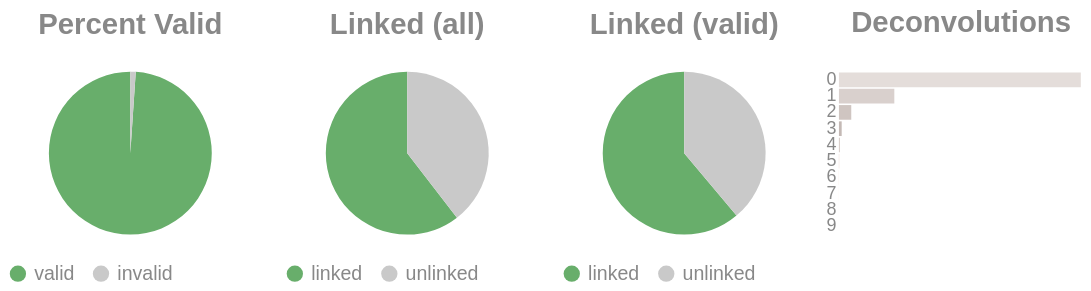

The cell this chart's notebook holds for it:
### Code cell
if SKIPLR:
    pass
else:
    clash = Counter()
    for i in valids['molecule'].to_list():
        _mol = i.split("-")
        if len(_mol) == 1:
            clash.update('0')
        else:
            clash.update(_mol[-1])

    _d = {"deconvolutions": [], 'count': []}
    for k,v in clash.items():
        _d['deconvolutions'].append(k)
        _d['count'].append(v)

    tot_valid = valids['reads'].sum()
    mask = valids['reads'] >= 2
    n_linked_reads = valids.filter(mask)['reads'].sum()
    if n_linked_reads == 0:
        print_html("No linked molecules (>=2 reads) were detected; skipping linked-only distributions.")
        SKIPLR = True
    else:
        perc_valid = round(tot_valid / n_reads, 4)
        linked_perc_abs = round(n_linked_reads / n_reads, 4)
        linked_perc = round(n_linked_reads / tot_valid, 4)

    _valid = pl.DataFrame({"valids": ['valid', 'invalid'], "count": [tot_valid, n_reads - tot_valid]})
    _linked_abs = pl.DataFrame({"linked (absolute)": ['linked', 'unlinked'], "count": [n_linked_reads, n_reads - n_linked_reads]})
    _linked_rel = pl.DataFrame({"linked (valids)": ['linked', 'unlinked'], "count": [n_linked_reads, tot_valid - n_linked_reads]})

    (
        alt.hconcat(
            piechart(_valid, goodval = 'valid', title = "Percent Valid"),
            piechart(_linked_abs, goodval = "linked", title =  "Linked (all)"),
            piechart(_linked_rel, goodval = "linked", title =  "Linked (valid)"),
            convolutionbar(pl.DataFrame(_d), title = "Deconvolutions"),
            center = True,
            bounds = 'flush'
        )
        .resolve_scale(color='independent')
        .resolve_legend('independent')
        .properties(usermeta={'embedOptions': {"actions": False}})
    ).display()

### Figure 1 — Vega-Lite specification as saved in the notebook (floating-point values rounded to 4 significant figures)
{"width": "container", "height": 400, "config": {"title": {"anchor": "start", "dy": -15, "fontSize": 18, "color": "#888888", "subtitleColor": "#888888", "subtitleFontSize": 14}, "arc": {"fill": "#0072B2"}, "axis": {"domainColor": "#888888", "domainWidth": 0.5, "gridWidth": 0.2, "grid": false, "titleFontWeight": 400, "titleFontSize": 15, "labelFontSize": 11, "labelColor": "#888888", "tickColor": "#888888", "tickWidth": 0.2, "titleColor": "#888888"}, "axisBand": {"grid": false}, "axisX": {"grid": true, "tickSize": 10, "domainCap": "round"}, "axisY": {"domain": false, "grid": true, "tickSize": 0, "domainCap": "round"}, "background": "transparent", "header": {"labelFontSize": 15, "labelColor": "#888888", "titleFontSize": 15, "titleFontWeight": 600, "titleColor": "#888888"}, "legend": {"labelFont": "sans-serif", "labelFontSize": 12, "labelColor": "#888888", "symbolSize": 100, "symbolType": "circle", "titleFontSize": 12, "titlePadding": 10, "titleColor": "#888888", "title": null}, "range": {"category": ["#E69F00", "#56B4E9", "#009E73", "#F0E442", "#0072B2", "#D55E00", "#CC79A7", "#000000"], "diverging": ["#cfe8f3", "#a2d4ec", "#73bfe2", "#46abdb", "#1696d2", "#12719e"]}, "area": {"fill": "#0072B2", "fillOpacity": 0.7, "line": true, "strokeOpacity": 0.7}, "line": {"color": "#0072B2", "stroke": "#0072B2", "strokeWidth": 2}, "trail": {"color": "#0072B2", "stroke": "#0072B2", "strokeWidth": 0, "size": 1}, "point": {"filled": true, "fillOpacity": 1.0, "size": 95}, "text": {"color": "#888888", "fontSize": 11, "align": "right", "fontWeight": 400, "size": 11}, "bar": {"fill": "#0072B2", "stroke": null}, "view": {"stroke": null, "continuousWidth": 660, "continuousHeight": 400}}, "hconcat": [{"data": {"name": "data-91d5eee20ac17a6a5f19464800150325"}, "mark": {"type": "arc"}, "encoding": {"color": {"field": "valids", "legend": {"orient": "bottom", "title": null}, "scale": {"domain": ["valid", "invalid"], "range": ["#68ae6b", "#C9C9C9"]}, "title": "Valids", "type": "nominal"}, "theta": {"field": "count", "type": "quantitative"}, "tooltip": [{"field": "valids", "title": "Valids", "type": "ordinal"}, {"field": "percent", "format": ".2%", "title": "Percent", "type": "quantitative"}, {"field": "count", "title": "Count", "type": "quantitative"}]}, "height": 100, "title": {"text": "Percent Valid", "align": "center", "anchor": "middle"}, "transform": [{"calculate": "datum.count / 15744908", "as": "percent"}], "width": 150}, {"data": {"name": "data-76cd2c2cdc0553dc2beee662f5fd618a"}, "mark": {"type": "arc"}, "encoding": {"color": {"field": "linked (absolute)", "legend": {"orient": "bottom", "title": null}, "scale": {"domain": ["linked", "unlinked"], "range": ["#68ae6b", "#C9C9C9"]}, "title": "Linked (Absolute)", "type": "nominal"}, "theta": {"field": "count", "type": "quantitative"}, "tooltip": [{"field": "linked (absolute)", "title": "Linked (Absolute)", "type": "ordinal"}, {"field": "percent", "format": ".2%", "title": "Percent", "type": "quantitative"}, {"field": "count", "title": "Count", "type": "quantitative"}]}, "height": 100, "title": {"text": "Linked (all)", "align": "center", "anchor": "middle"}, "transform": [{"calculate": "datum.count / 15744908", "as": "percent"}], "width": 150}, {"data": {"name": "data-0a57aed3b9485dd588089c7b1c75191f"}, "mark": {"type": "arc"}, "encoding": {"color": {"field": "linked (valids)", "legend": {"orient": "bottom", "title": null}, "scale": {"domain": ["linked", "unlinked"], "range": ["#68ae6b", "#C9C9C9"]}, "title": "Linked (Valids)", "type": "nominal"}, "theta": {"field": "count", "type": "quantitative"}, "tooltip": [{"field": "linked (valids)", "title": "Linked (Valids)", "type": "ordinal"}, {"field": "percent", "format": ".2%", "title": "Percent", "type": "quantitative"}, {"field": "count", "title": "Count", "type": "quantitative"}]}, "height": 100, "title": {"text": "Linked (valid)", "align": "center", "anchor": "middle"}, "transform": [{"calculate": "datum.count / 15577107", "as": "percent"}], "width": 150}, {"data": {"name": "data-42e2576f93d88a6bc4352ecffaa3f528"}, "mark": {"type": "bar"}, "encoding": {"color": {"field": "deconvolutions", "legend": null, "scale": {"scheme": "lightgreyred"}, "type": "nominal"}, "tooltip": [{"field": "deconvolutions", "title": "Deconvolutions", "type": "ordinal"}, {"field": "percent", "format": ".2%", "title": "Percent", "type": "quantitative"}, {"field": "count", "title": "Count", "type": "quantitative"}], "x": {"axis": null, "field": "count", "type": "quantitative"}, "y": {"field": "deconvolutions", "sort": "ascending", "title": null, "type": "nominal"}}, "height": 100, "title": {"text": "Deconvolutions", "align": "center", "anchor": "middle"}, "transform": [{"calculate": "datum.count / 8972490", "as": "percent"}], "width": 150}], "bounds": "flush", "center": true, "resolve": {"legend": {"angle": "independent"}, "scale": {"color": "independent"}}, "usermeta": {"embedOptions": {"actions": false}}, "$schema": "https://vega.github.io/schema/vega-lite/v6.4.1.json", "datasets": {"data-91d5eee20ac17a6a5f19464800150325": [{"valids": "valid", "count": 15577107}, {"valids": "invalid", "count": 167801}], "data-76cd2c2cdc0553dc2beee662f5fd618a": [{"linked (absolute)": "linked", "count": 9517057}, {"linked (absolute)": "unlinked", "count": 6227851}], "data-0a57aed3b9485dd588089c7b1c75191f": [{"linked (valids)": "linked", "count": 9517057}, {"linked (valids)": "unlinked", "count": 6060050}], "data-42e2576f93d88a6bc4352ecffaa3f528": [{"deconvolutions": "0", "count": 6929422}, {"deconvolutions": "1", "count": 1586977}, {"deconvolutions": "2", "count": 353101}, {"deconvolutions": "3", "count": 78719}, {"deconvolutions": "4", "count": 18155}, {"deconvolutions": "5", "count": 4443}, {"deconvolutions": "6", "count": 1177}, {"deconvolutions": "7", "count": 348}, {"deconvolutions": "8", "count": 107}, {"deconvolutions": "9", "count": 41}]}}
